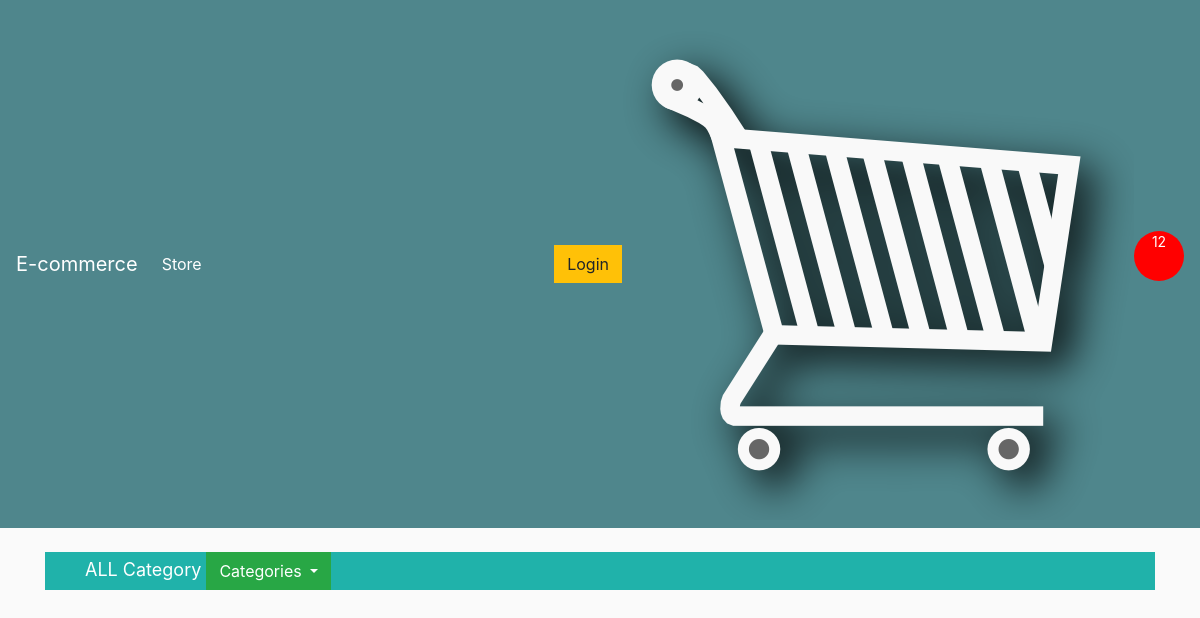
The app's page /, older data.
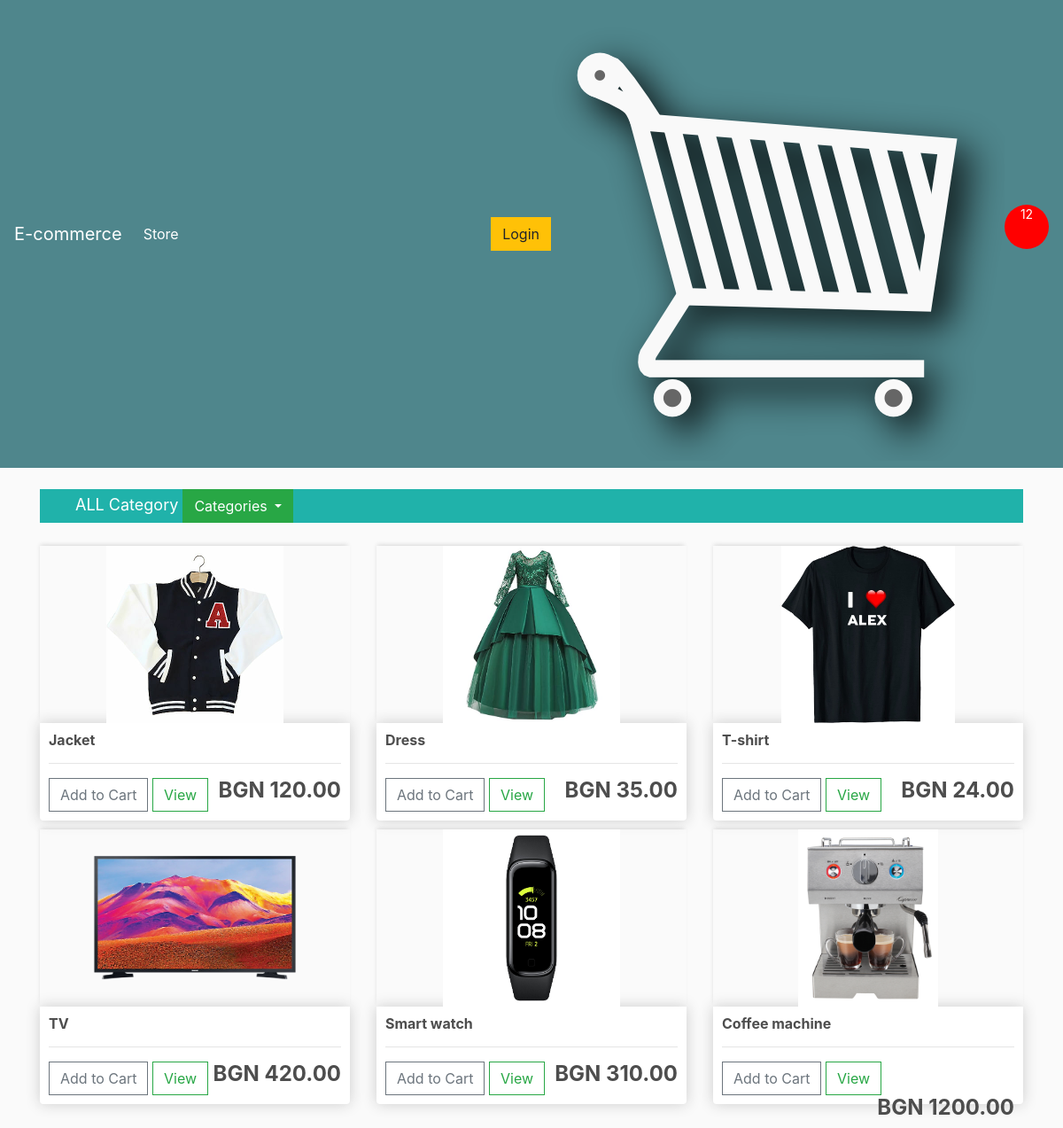
The same page, newer data.
### ecommerce/store/models.py (models this page shows, shortened)
class Product(models.Model):
    name = models.CharField(max_length=20)
    price = models.FloatField()
    category = models.ForeignKey(Category, on_delete=models.CASCADE)
    image = models.ImageField(upload_to='static/images/', blank=True, null=True)

### ecommerce/store/views.py (the view)
# urls.py: path('', store, name='store'),
def store(request):
    products = Product.objects.all()
    categories = Category.objects.all()
    categories_dic = {}
    for category in categories:
        category_products = Product.objects.filter(category=category)
        if category_products:
            categories_dic[category] = category_products
    context = {
        'products': products,
        'categories_dic': categories_dic,
    }
    return render(request, 'store.html', context)

### ecommerce/store/models.py (called while the page is built)
    def __str__(self):
        return self.name

### ecommerce/store/templates/store.html (shortened to what this page needs)
{% extends 'main.html' %}
{% load static %}
{% block content %}
    <ul style="background-color: lightseagreen; font-size:  large; color: white">
        <li style="display: inline; margin-right: 33px"><a style="color: white" href="{% url 'store' %}">ALL Category</a>
        <div class="btn-group">
          <button type="button" class="btn btn-success dropdown-toggle" data-toggle="dropdown" aria-haspopup="true" aria-expanded="false">
            Categories
          </button>
        </div>
    </ul>
    <div class="row">
        {% for product in products %}
            <div class="col-lg-4">
                <img class="thumbnail" src="{{ product.image.url }}" style="object-fit: contain;" alt="The product have not image yet.">
                <div class="box-element product">
                    <h6><strong>{{ product.name }}</strong></h6>
                    <hr>
                    <a class="btn btn-outline-secondary add-btn" href="{% url 'add_product_to_cart' product.id %}">Add to Cart</a>
                    <a class="btn btn-outline-success" href="#">View</a>
                    <h4 style="display: inline-block; float: right; "><strong>BGN {{ product.price|floatformat:2 }}</strong></h4>
                </div>
            </div>
        {% endfor %}
    </div>
{% endblock %}

### ecommerce/store/templates/main.html (shortened to what this page needs)
{% load tags %}
<!DOCTYPE html>
{% load static %}
<html>
    <head>
        <link rel="stylesheet" href="https://stackpath.bootstrapcdn.com/bootstrap/4.4.1/css/bootstrap.min.css"
>
        <link rel="stylesheet" type="text/css" href="{% static 'css/main.css' %}">
     </head>
     <body>
     <nav class="navbar navbar-expand-lg navbar-dark bg-dark">
         <a class="navbar-brand" href="{% url 'store' %}">E-commerce</a>
         <div class="collapse navbar-collapse" id="navbarSupportedContent">
             <ul class="navbar-nav mr-auto">
                 <li class="nav-item active">
                     <a class="nav-link" href="{% url 'store' %}">Store <span class="sr-only">(current)</span></a>
                 </li>
             </ul>
         </div>
         <div class="form-inline my-2 my-lg-0">
             <a href="#" class="btn btn-warning">Login</a>
             <a href="{% url 'cart' %}">
                 <img id="cart-icon" src="{% static 'images/cart.png' %}">
             </a>
             <p id="cart-total">12</p>
         </div>
     </nav>
             <div class="container">
                    <br>
                    {% block content %}
                     {% endblock content %}
             </div>
     </body>
</html>

### static/css/main.css (style rules this page uses)
body { background-color: hsl(0, 0%, 98%); }
h1,h2,h3,h4,h5,h6 { color:hsl(0, 0%, 30%); }
.box-element { box-shadow:hsl(0, 0%, 80%) 0 0 16px; background-color: #fff; border-radius: 4px; padding: 10px; }
.thumbnail { width: 100%; height: 200px; -webkit-box-shadow: -1px -3px 5px -2px rgba(214,214,214,1); -moz-box-shadow: -1px -3px 5px -2px rgba(214,214,214,1); box-shadow: -1px -3px 5px -2px rgba(214,214,214,1); }
.product { border-radius: 0 0 4px 4px; }
.bg-dark { background-color: #4f868c!important; }
#cart-total { display: block; text-align: center; color:#fff; background-color: red; width: 50px; height: 50px; border-radius: 60%; font-size: 14px; }
.col-lg-4, .col-lg-6, .col-lg-8, .col-lg-12 { margin-top: 10px; }
.btn { border-radius: 0; }

Row changes from the older to the newer data that the page shows:
added Product: image (picture), name "Jacket", price "120.00"
added Product: image (picture), name "Dress", price "35.00"
added Product: image (picture), name "T-shirt", price "24.00"
added Product: image (picture), name "TV", price "420.00"
added Product: image (picture), name "Smart watch", price "310.00"
added Product: image (picture), name "Coffee machine", price "1200.00"
